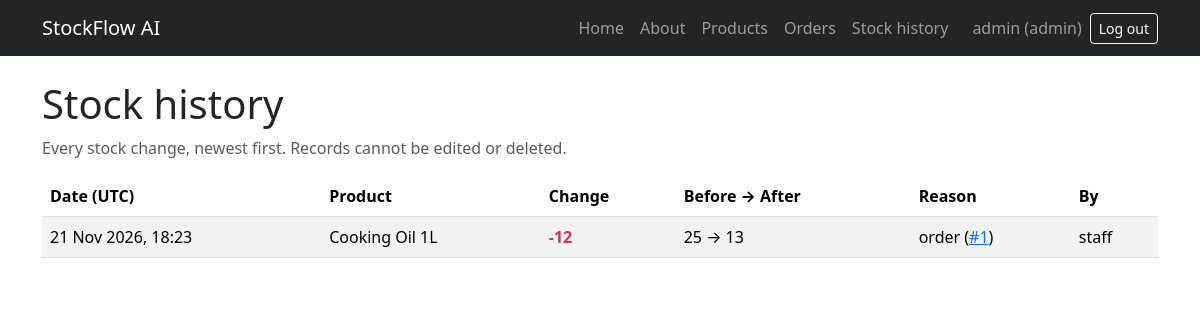
/stock-history (signed in), run on the app's committed database.
### app/models.py (models this page shows, shortened)
class User(UserMixin, db.Model):
    __tablename__ = "users"
    id = db.Column(db.Integer, primary_key=True)
    username = db.Column(db.String(80), unique=True, nullable=False)
    password_hash = db.Column(db.String(255), nullable=False)
    role = db.Column(db.String(20), nullable=False, default="staff")
    @property
    def is_admin(self):
        return self.role == "admin"

class StockMovement(db.Model):
    __tablename__ = "stock_movements"
    id = db.Column(db.Integer, primary_key=True)
    product_id = db.Column(db.Integer, db.ForeignKey("product.id"), nullable=False)
    user_id = db.Column(db.Integer, db.ForeignKey("users.id"), nullable=True)
    order_id = db.Column(db.Integer, db.ForeignKey("orders.id"), nullable=True)
    change = db.Column(db.Integer, nullable=False)
    quantity_before = db.Column(db.Integer, nullable=False)
    quantity_after = db.Column(db.Integer, nullable=False)
    reason = db.Column(db.String(50), nullable=False)
    created_at = db.Column(db.DateTime(timezone=True), nullable=False, default=utc_now)
    product = db.relationship("Product")
    user = db.relationship("User")
    order = db.relationship("Order")

class Product(db.Model):
    id = db.Column(db.Integer, primary_key=True)
    name = db.Column(db.String(120), unique=True, nullable=False)
    quantity = db.Column(db.Integer, nullable=False, default=0)
    price = db.Column(db.Float, nullable=False)
    reorder_level = db.Column(db.Integer, nullable=False, default=10)
    is_active = db.Column(db.Boolean, nullable=False, default=True)

### app/orders.py (the view)
    @app.route("/stock-history")
    @admin_required
    def stock_history():
        query = (
            db.select(StockMovement)
            .options(selectinload(StockMovement.product), selectinload(StockMovement.user))
            .order_by(StockMovement.created_at.desc(), StockMovement.id.desc())
            .limit(200)
        )
        movements = db.session.execute(query).scalars().all()
        return render_template("stock_history.html", movements=movements)

### app/auth.py (called while the page is built)
@login_manager.user_loader
def load_user(user_id):
    return db.session.get(User, int(user_id))

def admin_required(view):
    @wraps(view)
    def wrapped(*args, **kwargs):
        if not current_user.is_authenticated:
            return login_manager.unauthorized()
        if not current_user.is_admin:
            abort(403)
        return view(*args, **kwargs)
    return wrapped

### app/templates/stock_history.html (shortened to what this page needs)
{% extends "base.html" %}
{% block content %}
    <h1>Stock history</h1>
    <p class="text-muted">Every stock change, newest first. Records cannot be edited or deleted.</p>
    <table class="table table-striped mt-3">
        <thead>
            <tr>
                <th>Date (UTC)</th>
                <th>Product</th>
                <th>Change</th>
                <th>Before → After</th>
                <th>Reason</th>
                <th>By</th>
            </tr>
        </thead>
        <tbody>
            {% for movement in movements %}
                <tr>
                    <td>{{ movement.created_at.strftime("%d %b %Y, %H:%M") }}</td>
                    <td>{{ movement.product.name }}</td>
                    <td class="{{ 'text-success' if movement.change > 0 else 'text-danger' }} fw-bold">
                        {{ "%+d"|format(movement.change) }}
                    </td>
                    <td>{{ movement.quantity_before }} → {{ movement.quantity_after }}</td>
                    <td>
                        {{ movement.reason }}
                        {% if movement.order_id %}
                            (<a href="{{ url_for('order_detail', order_id=movement.order_id) }}">#{{ movement.order_id }}</a>)
                        {% endif %}
                    </td>
                    <td>{{ movement.user.username if movement.user else "system" }}</td>
                </tr>
            {% else %}
                <tr><td colspan="6">No stock changes yet.</td></tr>
            {% endfor %}
        </tbody>
    </table>
{% endblock %}

### app/templates/base.html (shortened to what this page needs)
<!DOCTYPE html>
<html lang="en">
<head>
    <link href="https://cdn.jsdelivr.net/npm/bootstrap@5.3.3/dist/css/bootstrap.min.css" rel="stylesheet">
</head>
<body>
    <nav class="navbar navbar-expand navbar-dark bg-dark">
        <div class="container">
            <a class="navbar-brand" href="{{ url_for('home') }}">StockFlow AI</a>
            <div class="navbar-nav align-items-center">
                <a class="nav-link" href="{{ url_for('home') }}">Home</a>
                <a class="nav-link" href="{{ url_for('about') }}">About</a>
                {% if current_user.is_authenticated %}
                    <a class="nav-link" href="{{ url_for('products') }}">Products</a>
                    <a class="nav-link" href="{{ url_for('orders') }}">Orders</a>
                    {% if current_user.is_admin %}
                        <a class="nav-link" href="{{ url_for('stock_history') }}">Stock history</a>
                    {% endif %}
                    <span class="navbar-text ms-3 me-2">
                        {{ current_user.username }} ({{ current_user.role }})
                    </span>
                    <form method="post" action="{{ url_for('logout') }}" class="d-inline">
                        <button type="submit" class="btn btn-sm btn-outline-light">Log out</button>
                    </form>
                {% else %}
                    <a class="nav-link" href="{{ url_for('login') }}">Log in</a>
                {% endif %}
            </div>
        </div>
    </nav>
    <main class="container mt-4">
        {% block content %}{% endblock %}
    </main>
</body>
</html>

### data on the page
User: username "admin", role "admin"
StockMovement: created_at "21 Nov 2026, 18:23", product.name "Cooking Oil 1L", change "-12", quantity_before "25", quantity_after "13", reason "order", order_id "1", user "staff"
